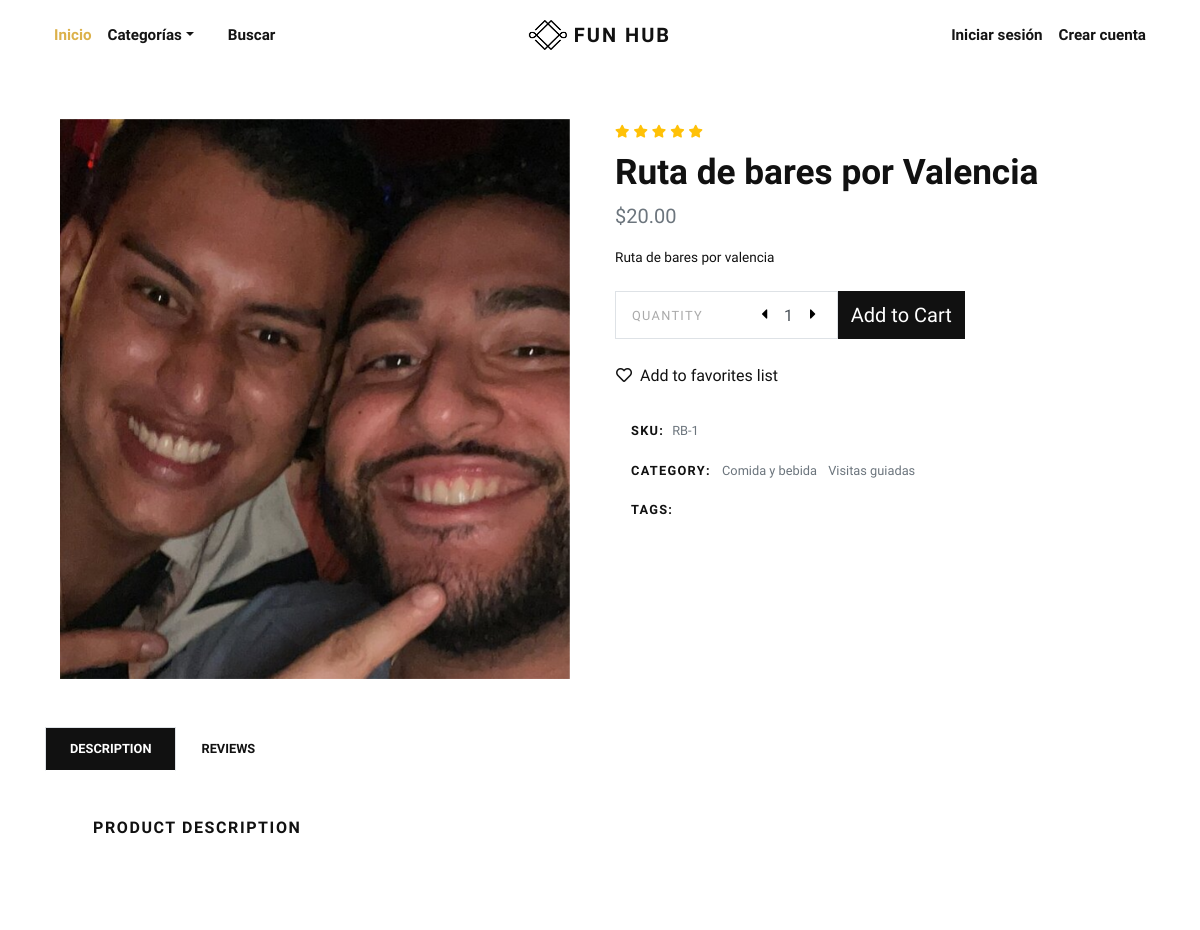
The app's page /product/ruta-de-bares-por-valencia/ (upper part), older data.
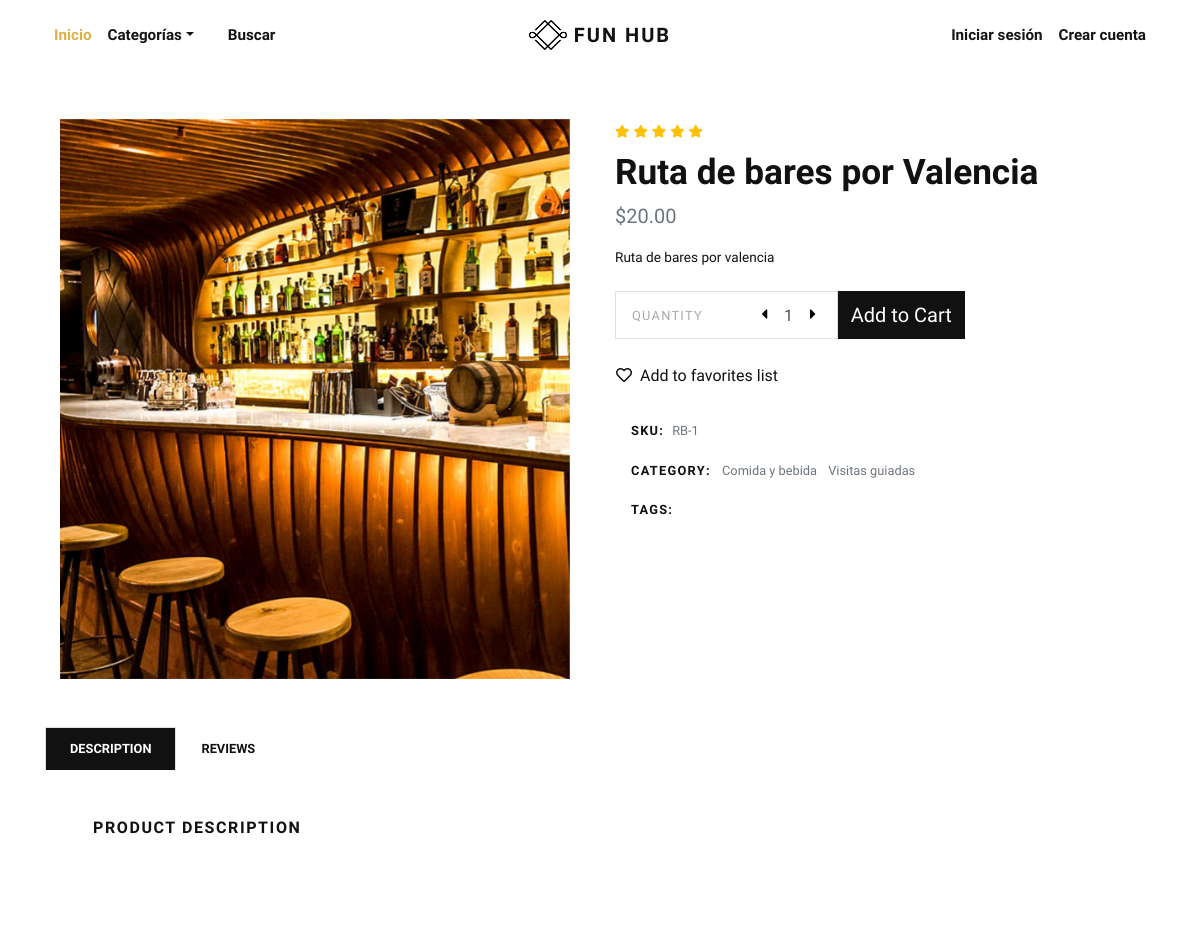
The same page, newer data.
### store/models.py (models this page shows, shortened)
class Product(models.Model):
    title = models.CharField(max_length=150, verbose_name="Product Title")
    slug = models.SlugField(max_length=160, verbose_name="Product Slug")
    sku = models.CharField(max_length=255, unique=True, verbose_name="Unique Product ID (SKU)")
    short_description = models.TextField(verbose_name="Short Description")
    detail_description = models.TextField(blank=True, null=True, verbose_name="Detail Description")
    product_image = models.ImageField(upload_to='product', blank=True, null=True, verbose_name="Product Image")
    price = models.DecimalField(max_digits=8, decimal_places=2)
    category = models.ManyToManyField(Category, verbose_name="Product Categories")
    tags = models.ManyToManyField(Tag, blank=True)
    is_active = models.BooleanField(verbose_name="Is Active?")
    is_featured = models.BooleanField(verbose_name="Is Featured?")
    created_at = models.DateTimeField(auto_now_add=True, verbose_name="Created Date")
    updated_at = models.DateTimeField(auto_now=True, verbose_name="Updated Date")
    class Meta:
        verbose_name_plural = 'Products'
        ordering = ('-created_at', )

### store/views.py (the view)
# urls.py: path('product/<slug:slug>/', views.detail, name="product-detail"),
def detail(request, slug):
    product = get_object_or_404(Product, slug=slug)
    related_products = []
    for categoria in product.category.all():
        related_products += Product.objects.exclude(id=product.id).filter(is_active=True, category__title=categoria.title)
    categories=product.category.all()
    context = {
        'product': product,
        'related_products': related_products,
        'categories': categories,
    }
    return render(request, 'store/detail.html', context)

### store/context_preprocessors.py (called while the page is built)
def store_menu(request):
    categories = Category.objects.filter(is_active=True)
    context = {
        'categories_menu': categories,
    }
    return context

def cart_menu(request):
    if request.user.is_authenticated:
        cart_items= Cart.objects.filter(user=request.user)
        context = {
            'cart_items': cart_items,
        }
    else:
        context = {}
    return context

### templates/store/detail.html (shortened to what the changed rows need)
{% extends 'base.html' %}
{% load static %}
    {% block content %}
      <section class="py-5">
        <div class="container">
          <div class="row mb-5">
            <div class="col-lg-6">
              <div class="row m-sm-0">
                <div class="col-sm-12 order-1 order-sm-2">
                  <div class="owl-carousel product-slider" data-slider-id="1">
                    {% if product.product_image %}
                      <a class="d-block" href="{{product.product_image.url}}" data-lightbox="product" title="{{product.title}}"><img class="img-fluid" src="{{product.product_image.url}}" alt="{{product.title}}"></a>
                      {% else %}
                      <a class="d-block" href="{% static 'img/product-detail-1.jpg' %}" data-lightbox="product" title="{{product.title}}"><img class="img-fluid" src="{% static 'img/product-detail-1.jpg' %}" alt="{{product.title}}"></a>
                    {% endif %}
                  </div>
                </div>
              </div>
            </div>
            <div class="col-lg-6">
              <ul class="list-inline mb-2">
                <li class="list-inline-item m-0"><i class="fas fa-star small text-warning"></i></li>
                <li class="list-inline-item m-0"><i class="fas fa-star small text-warning"></i></li>
                <li class="list-inline-item m-0"><i class="fas fa-star small text-warning"></i></li>
                <li class="list-inline-item m-0"><i class="fas fa-star small text-warning"></i></li>
                <li class="list-inline-item m-0"><i class="fas fa-star small text-warning"></i></li>
              </ul>
              <h1>{{product.title}}</h1>
              <p class="text-muted lead">${{product.price}}</p>
              <p class="text-small mb-4">{{product.short_description}}</p>
              <div class="row align-items-stretch mb-4">
                <div class="col-sm-5 pr-sm-0">
                </div>
                <div class="col-sm-3 pl-sm-0">
                </div>
              </div><a class="btn btn-link text-dark p-0 mb-4" href="#"><i class="far fa-heart mr-2"></i>Add to favorites list</a><br>
              <ul class="list-unstyled small d-inline-block">
                <li class="px-3 py-2 mb-1 bg-white"><strong class="text-uppercase">SKU:</strong><span class="ml-2 text-muted">{{product.sku}}</span></li>
                <li class="px-3 py-2 mb-1 bg-white text-muted"><strong class="text-uppercase text-dark">Category:</strong>
                </li>
                <li class="px-3 py-2 mb-1 bg-white text-muted"><strong class="text-uppercase text-dark">Tags:</strong>
                </li>
              </ul>
            </div>
          </div>
        </div>
      </section>
      {% endblock content %}

Row changes from the older to the newer data that the page shows:
changed Product "Ruta de bares por Valencia": product_image: a different picture
